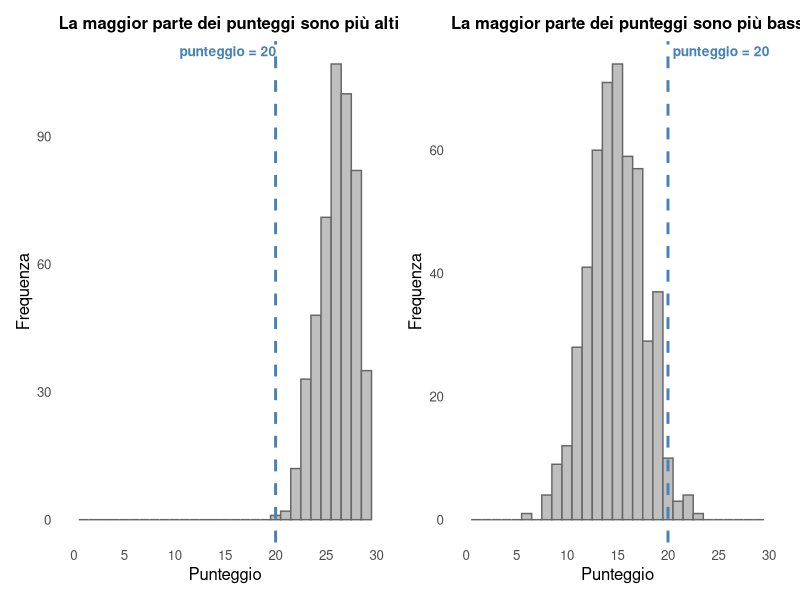
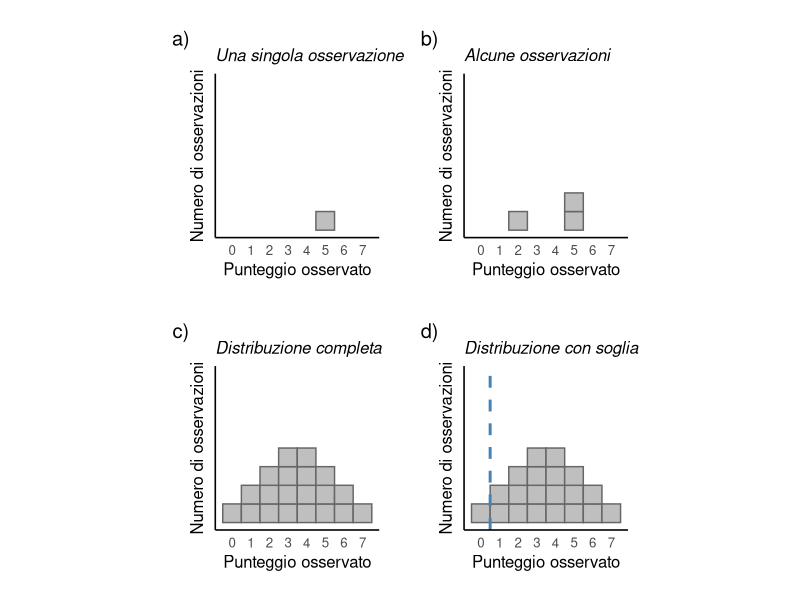
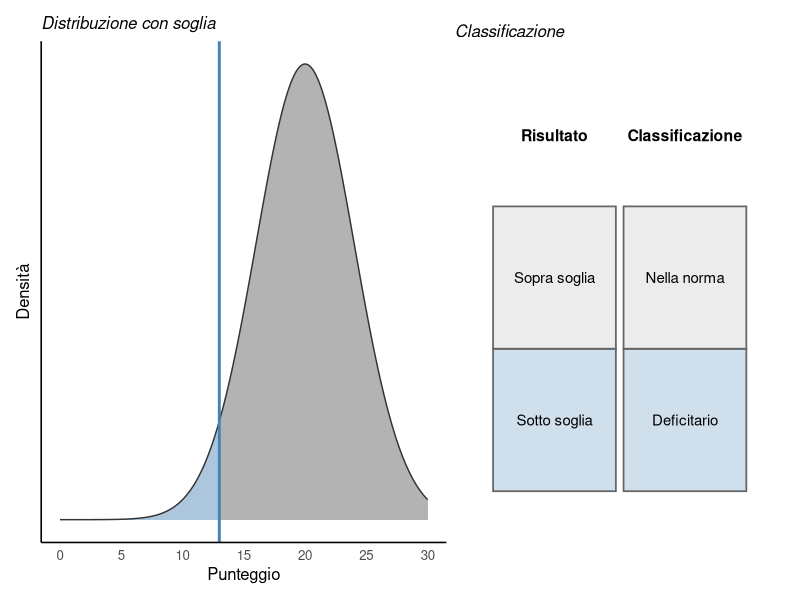
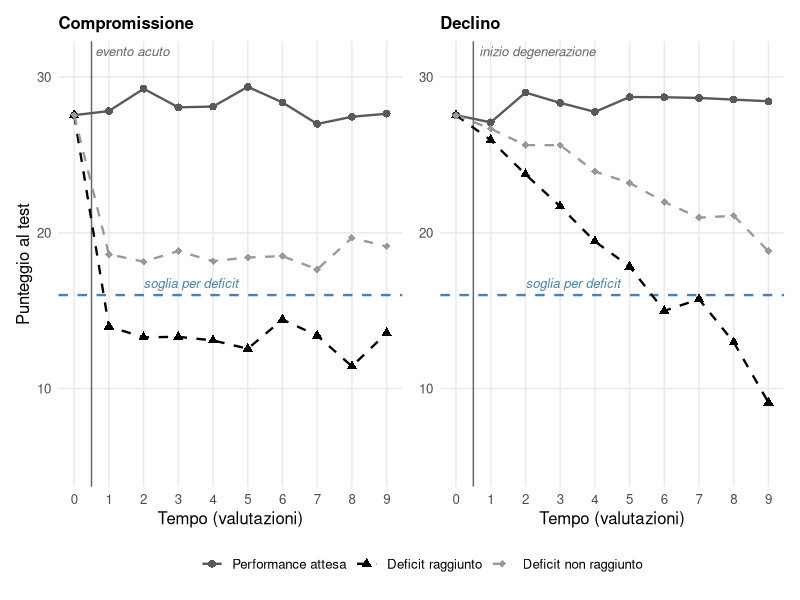
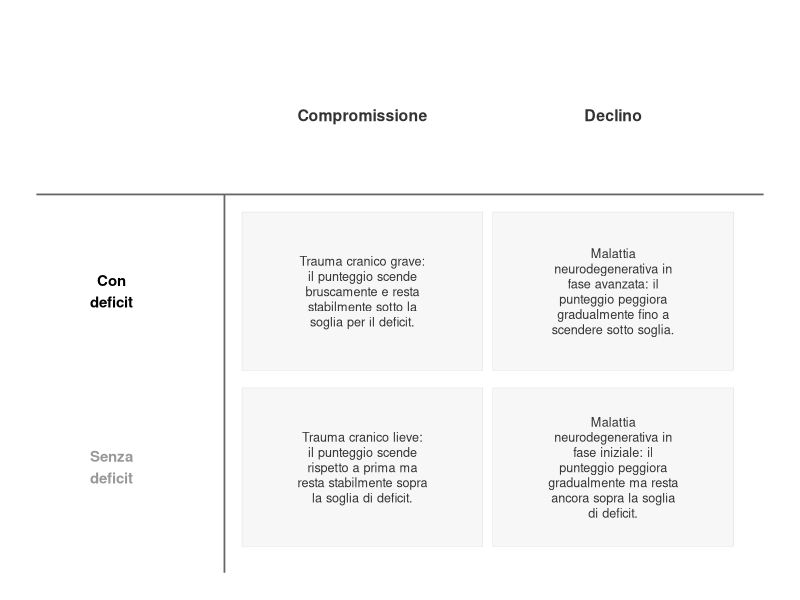
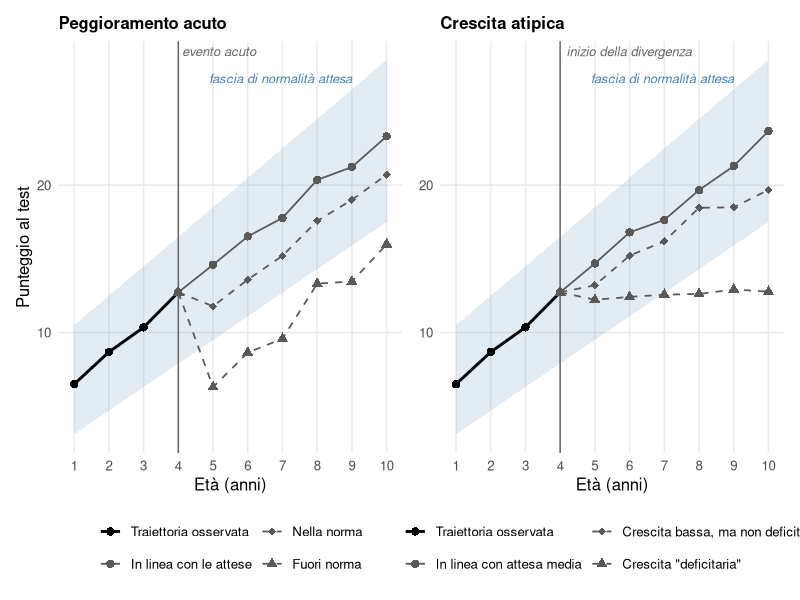

Write R code to recreate these figures, in order.
## ---- chunk 1
#| label: fig-punteggio-20
#| echo: false
#| warning: false
#| message: false
#| fig-cap: "Lo stesso punteggio (20) con due significati opposti, a seconda della distribuzione dei punteggi nel gruppo di riferimento (dati simulati). A sinistra, un test in cui la maggior parte delle persone ottiene punteggi relativamente alti: 20 cade nella coda bassa della distribuzione. A destra, un test in cui la maggior parte delle persone ottiene punteggi intorno a 15, quindi più bassi: lo stesso punteggio di 20 sarebbe considerato molto alto."
#| fig-width: 9
#| fig-height: 4
#| fig-dpi: 200
#| out-height: "250%"

library(ggplot2)
library(patchwork)

set.seed(42)
n <- 500

sim_facile <- data.frame(punteggio = rbinom(n, size = 30, prob = 0.87))
sim_difficile <- data.frame(punteggio = rbinom(n, size = 30, prob = 0.5))

tema_hist <- theme_minimal(base_size = 12) +
  theme(panel.grid.minor = element_blank(),
        panel.grid.major = element_blank(),
        plot.title = element_text(size = 12, face = "bold"))

evidenzia_20_dx <- list(
  geom_vline(xintercept = 20, colour = "steelblue", linewidth = 1, linetype = "dashed"),
  annotate("text", x = 20, y = Inf, label = "punteggio = 20", vjust = 1.5, hjust = -0.05,
           colour = "steelblue", fontface = "bold", size = 3.5),
  scale_x_continuous(limits = c(0, 30), breaks = seq(0, 30, 5)),
  labs(x = "Punteggio", y = "Frequenza")
)

evidenzia_20_sx <- list(
  geom_vline(xintercept = 20, colour = "steelblue", linewidth = 1, linetype = "dashed"),
  annotate("text", x = 10, y = Inf, label = "punteggio = 20", vjust = 1.5, hjust = -0.05,
           colour = "steelblue", fontface = "bold", size = 3.5),
  scale_x_continuous(limits = c(0, 30), breaks = seq(0, 30, 5)),
  labs(x = "Punteggio", y = "Frequenza")
)

p_facile <- ggplot(sim_facile, aes(x = punteggio)) +
  geom_histogram(binwidth = 1, boundary = -0.5, fill = "grey75", colour = "grey40") +
  evidenzia_20_sx +
  labs(title = "La maggior parte dei punteggi sono più alti") +
  tema_hist

p_difficile <- ggplot(sim_difficile, aes(x = punteggio)) +
  geom_histogram(binwidth = 1, boundary = -0.5, fill = "grey75", colour = "grey40") +
  evidenzia_20_dx +
  labs(title = "La maggior parte dei punteggi sono più bassi") +
  tema_hist

p_facile + p_difficile
## ---- chunk 2
#| label: fig-costruzione-istogramma
#| echo: false
#| warning: false
#| message: false
#| fig-cap: "Costruzione di una distribuzione di dati normativi a partire dalle singole osservazioni. In (a) è rappresentata una sola osservazione (punteggio = 5). In (b) sono rappresentate tre osservazioni (un punteggio di 2 e due punteggi di 5): ogni osservazione è visibile come un singolo quadratino, cosicché un punteggio ottenuto da più persone sia rappresentato da più quadratini impilati. In (c) è rappresentata una distribuzione completa, costruita impilando ogni singola osservazione di un ipotetico gruppo di riferimento di 20 persone. In (d) alla stessa distribuzione è stata aggiunta una soglia (linea verticale), che permette di distinguere le prestazioni considerate \"nella norma\" da quelle che non lo sono. (Adattato da Mondini, Mapelli, Arcara, Semeiotica e diagnosi neuropsicologica)"
#| fig-width: 8
#| fig-height: 6
#| fig-dpi: 200
#| out-width: "80%"

library(ggplot2)
library(patchwork)

# funzione ad hoc: aggiunge una singola osservazione ad un data.frame di
# quadratini, impilandola sopra le osservazioni già presenti per lo stesso
# punteggio. Usarla più volte (una per osservazione) rende facile
# aggiungere/togliere singole osservazioni per costruire ciascun pannello.
aggiungi_osservazione <- function(dati, punteggio) {
  n_gia_presenti <- sum(dati$punteggio == punteggio)
  nuova_osservazione <- data.frame(
    punteggio = punteggio,
    ymin = n_gia_presenti,
    ymax = n_gia_presenti + 1
  )
  rbind(dati, nuova_osservazione)
}

distanza_pannelli <- 15  # spazio tra i pannelli (punti): aumenta/diminuisci per più/meno distanza

tema_quadratini <- theme_minimal(base_size = 12) +
  theme(panel.grid = element_blank(),
        axis.text.y = element_blank(),
        axis.ticks.y = element_blank(),
        axis.line = element_line(colour = "black"),
        plot.title = element_text(size = 12, face = "italic"),
        plot.margin = margin(t = distanza_pannelli, r = distanza_pannelli,
                              b = distanza_pannelli, l = distanza_pannelli),
        aspect.ratio = 1)

disegna_quadratini <- function(dati, titolo) {
  ggplot(dati) +
    geom_rect(aes(xmin = punteggio - 0.5, xmax = punteggio + 0.5,
                   ymin = ymin, ymax = ymax),
              fill = "grey75", colour = "grey40") +
    scale_x_continuous(limits = c(-0.5, 7.5), breaks = 0:7) +
    scale_y_continuous(limits = c(0, 8)) +
    labs(x = "Punteggio osservato", y = "Numero di osservazioni", title = titolo) +
    tema_quadratini
}

# pannello a: una sola osservazione
dati_a <- data.frame(punteggio = numeric(0), ymin = numeric(0), ymax = numeric(0))
dati_a <- aggiungi_osservazione(dati_a, 5)

# pannello b: tre osservazioni
dati_b <- data.frame(punteggio = numeric(0), ymin = numeric(0), ymax = numeric(0))
dati_b <- aggiungi_osservazione(dati_b, 2)
dati_b <- aggiungi_osservazione(dati_b, 5)
dati_b <- aggiungi_osservazione(dati_b, 5)

# pannelli c e d: distribuzione completa (20 osservazioni)
dati_c <- data.frame(punteggio = numeric(0), ymin = numeric(0), ymax = numeric(0))
punteggi_completi <- rep(0:7, times = c(1, 2, 3, 4, 4, 3, 2, 1))
for (p in punteggi_completi) {
  dati_c <- aggiungi_osservazione(dati_c, p)
}

p_a <- disegna_quadratini(dati_a, "Una singola osservazione")
p_b <- disegna_quadratini(dati_b, "Alcune osservazioni")
p_c <- disegna_quadratini(dati_c, "Distribuzione completa")
p_d <- disegna_quadratini(dati_c, "Distribuzione con soglia") +
  geom_vline(xintercept = 0.5, linewidth = 1, colour = "steelblue", linetype=2)

(p_a + p_b) / (p_c + p_d) +
  plot_annotation(tag_levels = "a", tag_suffix = ")")
## ---- chunk 3
#| label: fig-classificazione-soglia
#| echo: false
#| warning: false
#| message: false
#| fig-cap: "Classificazione di un punteggio rispetto ad una soglia. A sinistra, la distribuzione dei punteggi nel gruppo di riferimento (dati simulati): l'area a destra della soglia (in grigio) corrisponde ai punteggi considerati \"nella norma\", l'area a sinistra della soglia (in blu) ai punteggi considerati \"deficitari\". A destra, la classificazione che ne risulta, a seconda che il punteggio osservato sia sopra o sotto la soglia."
#| fig-width: 9
#| fig-height: 4
#| fig-dpi: 200
#| out-width: "100%"

library(ggplot2)
library(patchwork)

soglia <- 13
media <- 20
sd_punteggio <- 4

colori_soglia <- c(sopra = "grey70", sotto = "steelblue")
alpha_soglia <- c(sopra = 1, sotto = 0.45)

# pannello sinistro: densità con soglia, colorata diversamente sopra/sotto soglia
x_sotto <- seq(0, soglia, length.out = 150)
x_sopra <- seq(soglia, 30, length.out = 150)
dens_sotto <- data.frame(punteggio = x_sotto,
                          densita = dnorm(x_sotto, mean = media, sd = sd_punteggio),
                          area = "sotto")
dens_sopra <- data.frame(punteggio = x_sopra,
                          densita = dnorm(x_sopra, mean = media, sd = sd_punteggio),
                          area = "sopra")
dens <- rbind(dens_sotto, dens_sopra)

dens_contorno <- data.frame(punteggio = seq(0, 30, length.out = 300))
dens_contorno$densita <- dnorm(dens_contorno$punteggio, mean = media, sd = sd_punteggio)

p_densita <- ggplot(dens, aes(x = punteggio, y = densita)) +
  geom_area(aes(fill = area, alpha = area), colour = NA) +
  geom_line(data = dens_contorno, colour = "grey20", linewidth = 0.5) +
  geom_vline(xintercept = soglia, linewidth = 1, colour = "steelblue") +
  scale_fill_manual(values = colori_soglia, guide = "none") +
  scale_alpha_manual(values = alpha_soglia, guide = "none") +
  scale_x_continuous(breaks = seq(0, 30, 5)) +
  labs(x = "Punteggio", y = "Densità", title = "Distribuzione con soglia") +
  theme_minimal(base_size = 12) +
  theme(panel.grid = element_blank(),
        axis.text.y = element_blank(),
        axis.ticks.y = element_blank(),
        axis.line = element_line(colour = "black"),
        plot.title = element_text(size = 12, face = "italic"))

# pannello destro: tabella risultato -> classificazione
col1 <- list(min = 0.3, max = 1.9, centro = 1.1)
col2 <- list(min = 2.0, max = 3.6, centro = 2.8)

celle_tabella <- data.frame(
  xmin = c(col1$min, col2$min, col1$min, col2$min),
  xmax = c(col1$max, col2$max, col1$max, col2$max),
  ymin = c(1.5, 1.5, 0.5, 0.5),
  ymax = c(2.5, 2.5, 1.5, 1.5),
  area = c("sopra", "sopra", "sotto", "sotto")
)

testo_tabella <- data.frame(
  x = c(col1$centro, col2$centro, col1$centro, col2$centro, col1$centro, col2$centro),
  y = c(3, 3, 2, 2, 1, 1),
  testo = c("Risultato", "Classificazione",
            "Sopra soglia", "Nella norma",
            "Sotto soglia", "Deficitario"),
  intestazione = c(TRUE, TRUE, FALSE, FALSE, FALSE, FALSE)
)

p_tabella <- ggplot() +
  geom_rect(data = celle_tabella,
            aes(xmin = xmin, xmax = xmax, ymin = ymin, ymax = ymax, fill = area),
            alpha = 0.25, colour = "grey40", linewidth = 0.6) +
  geom_text(data = subset(testo_tabella, intestazione),
            aes(x = x, y = y, label = testo), fontface = "bold", size = 4) +
  geom_text(data = subset(testo_tabella, !intestazione),
            aes(x = x, y = y, label = testo), size = 3.8, lineheight = 0.9) +
  scale_fill_manual(values = colori_soglia, guide = "none") +
  coord_cartesian(xlim = c(0, 4), ylim = c(0.3, 3.5)) +
  labs(title = "Classificazione") +
  theme_void(base_size = 12) +
  theme(plot.title = element_text(size = 12, face = "italic"))

p_densita + p_tabella + plot_layout(widths = c(1.2, 1))
## ---- chunk 4
#| label: fig-compromissione-declino
#| echo: false
#| warning: false
#| message: false
#| fig-cap: "Andamento simulato del punteggio a un test in dieci valutazioni ripetute nel tempo, per due casi di compromissione (a sinistra) e due casi di declino (a destra), con lo stesso schema di colori/simboli usato per le traiettorie ipotetiche nella @fig-traiettoria-sviluppo (solo nero o scale di grigio). Tutte le traiettorie partono dallo stesso punto, prima dell'evento acuto o dell'inizio della degenerazione (linea sottile verticale). Il profilo \"Performance attesa\" (cerchi, linea continua) rappresenta l'andamento, stabile nel tempo, di una persona senza peggioramento. Il caso \"Deficit non raggiunto\" (diamanti, linea tratteggiata) si allontana dalla prestazione attesa ma resta sempre sopra la soglia per il deficit (linea tratteggiata orizzontale). Il caso \"Deficit raggiunto\" (triangoli, linea tratteggiata) scende sotto la soglia: bruscamente e poi stabilmente a sinistra, gradualmente a destra."
#| fig-width: 9
#| fig-height: 4.5
#| fig-dpi: 200
#| out-width: "100%"

library(ggplot2)
library(patchwork)

set.seed(123)

# --- Parametro per includere (o no) l'errore di misurazione nel grafico ---
# Impostare FALSE per disegnare solo il punteggio "vero" sottostante, senza rumore
includi_errore_misura <- TRUE
sd_errore <- 0.8

# Funzione modulare: aggiunge (o no) l'errore di misurazione a una traiettoria di punteggi veri
aggiungi_errore_misura <- function(punteggio_vero, sd = sd_errore, includi = includi_errore_misura) {
  if (includi) {
    punteggio_vero + rnorm(length(punteggio_vero), mean = 0, sd = sd)
  } else {
    punteggio_vero
  }
}

soglia <- 16
n_tempi <- 10
tempi <- 0:(n_tempi - 1)

tema_traiettorie <- theme_minimal(base_size = 12) +
  theme(panel.grid.minor = element_blank(),
        plot.title = element_text(size = 12, face = "bold"),
        legend.position = "bottom")

soglia_layer <- list(
  geom_hline(yintercept = soglia, linetype = "dashed", colour = "steelblue", linewidth = 0.8),
  annotate("text", x = 2, y = soglia, label = "soglia per deficit", vjust = -0.7, hjust = 0,
           colour = "steelblue", fontface = "italic", size = 3.3)
)

# Schema di colori/simboli/linetype coerente con quello usato per le traiettorie ipotetiche
# nella @fig-traiettoria-sviluppo: solo nero o scale di grigio (niente azzurro), cerchio/linea
# continua per il profilo "in linea con le attese", diamante/tratteggiata per lo scarto che
# resta nella norma, triangolo/tratteggiata per lo scarto che raggiunge il deficit
colori_casi <- scale_colour_manual(values = c("Performance attesa" = "grey35",
                                               "Deficit raggiunto" = "black",
                                               "Deficit non raggiunto" = "grey60"))
forme_casi <- scale_shape_manual(values = c("Performance attesa" = 16,
                                             "Deficit raggiunto" = 17,
                                             "Deficit non raggiunto" = 18))
linee_casi <- scale_linetype_manual(values = c("Performance attesa" = "solid",
                                                "Deficit raggiunto" = "dashed",
                                                "Deficit non raggiunto" = "dashed"))

# Livello "vero" comune a tutte le traiettorie prima dell'evento/dell'inizio della degenerazione
# e valore stabile del profilo di prestazione attesa (nessun peggioramento): a differenza della
# traiettoria attesa crescente delle figure sull'età evolutiva, qui è piatto nel tempo
livello_iniziale <- 28
vero_attesa <- rep(livello_iniziale, n_tempi)

# Punto osservato a t0, condiviso da tutte le traiettorie (in entrambi i pannelli): prima
# dell'evento acuto o dell'inizio della degenerazione non c'è ancora nessuna differenza da
# osservare, quindi tutte le linee devono partire esattamente dallo stesso punto
punto_iniziale <- aggiungi_errore_misura(livello_iniziale)

# Funzione modulare per costruire una traiettoria che condivide con le altre lo stesso punto
# osservato a t0 ("punto_iniziale"), e prosegue poi con il proprio andamento "vero" (con il suo
# errore di misurazione indipendente) per le valutazioni successive
costruisci_traiettoria_condivisa <- function(vero) {
  c(punto_iniziale, aggiungi_errore_misura(vero[-1]))
}

# Linea sottile verticale che segna il momento dell'evento/inizio del peggioramento,
# posizionata subito dopo t0 (tra la prima e la seconda valutazione)
tempo_evento <- 0.5

evento_layer <- list(
  geom_vline(xintercept = tempo_evento, colour = "grey40", linewidth = 0.5),
  annotate("text", x = tempo_evento, y = Inf, label = "evento acuto", vjust = 1.5, hjust = -0.05,
           colour = "grey40", fontface = "italic", size = 3.3)
)

degenerazione_layer <- list(
  geom_vline(xintercept = tempo_evento, colour = "grey40", linewidth = 0.5),
  annotate("text", x = tempo_evento, y = Inf, label = "inizio degenerazione", vjust = 1.5, hjust = -0.05,
           colour = "grey40", fontface = "italic", size = 3.3)
)

# --- Pannello sinistro: compromissione (peggioramento improvviso e poi stabile) ---
# Tutte le traiettorie partono dallo stesso punto (livello_iniziale), prima dell'evento acuto
vero_compr_deficit    <- c(livello_iniziale, rep(13, n_tempi - 1))
vero_compr_no_deficit <- c(livello_iniziale, rep(19, n_tempi - 1))

dat_compr <- data.frame(
  tempo = rep(tempi, 3),
  punteggio = c(costruisci_traiettoria_condivisa(vero_attesa),
                costruisci_traiettoria_condivisa(vero_compr_deficit),
                costruisci_traiettoria_condivisa(vero_compr_no_deficit)),
  caso = rep(c("Performance attesa", "Deficit raggiunto", "Deficit non raggiunto"), each = n_tempi)
)
dat_compr$caso <- factor(dat_compr$caso, levels = c("Performance attesa", "Deficit raggiunto", "Deficit non raggiunto"))

p_compr <- ggplot(dat_compr, aes(x = tempo, y = punteggio, colour = caso, shape = caso, linetype = caso)) +
  soglia_layer +
  evento_layer +
  geom_line(linewidth = 0.8) +
  geom_point(size = 2.3) +
  colori_casi +
  forme_casi +
  linee_casi +
  scale_x_continuous(breaks = tempi) +
  coord_cartesian(ylim = c(5, 31)) +
  labs(title = "Compromissione", x = "Tempo (valutazioni)", y = "Punteggio al test", colour = NULL, shape = NULL, linetype = NULL) +
  tema_traiettorie

# --- Pannello destro: declino (peggioramento graduale e progressivo) ---
# Tutte le traiettorie partono dallo stesso punto (livello_iniziale), prima dell'inizio della degenerazione
vero_decl_deficit    <- livello_iniziale - (tempi / (n_tempi - 1)) * 18
vero_decl_no_deficit <- livello_iniziale - (tempi / (n_tempi - 1)) * 9

dat_decl <- data.frame(
  tempo = rep(tempi, 3),
  punteggio = c(costruisci_traiettoria_condivisa(vero_attesa),
                costruisci_traiettoria_condivisa(vero_decl_deficit),
                costruisci_traiettoria_condivisa(vero_decl_no_deficit)),
  caso = rep(c("Performance attesa", "Deficit raggiunto", "Deficit non raggiunto"), each = n_tempi)
)
dat_decl$caso <- factor(dat_decl$caso, levels = c("Performance attesa", "Deficit raggiunto", "Deficit non raggiunto"))

p_decl <- ggplot(dat_decl, aes(x = tempo, y = punteggio, colour = caso, shape = caso, linetype = caso)) +
  soglia_layer +
  degenerazione_layer +
  geom_line(linewidth = 0.8) +
  geom_point(size = 2.3) +
  colori_casi +
  forme_casi +
  linee_casi +
  scale_x_continuous(breaks = tempi) +
  coord_cartesian(ylim = c(5, 31)) +
  labs(title = "Declino", x = "Tempo (valutazioni)", y = NULL, colour = NULL, shape = NULL, linetype = NULL) +
  tema_traiettorie

p_compr + p_decl + plot_layout(guides = "collect") & theme(legend.position = "bottom")
## ---- chunk 5
#| label: fig-tabella-compromissione-declino
#| echo: false
#| warning: false
#| message: false
#| fig-cap: "Sintesi delle quattro combinazioni illustrate nella @fig-compromissione-declino (compromissione/declino, con/senza deficit) relativi ad un disturbo acquisito, con un esempio clinico per ciascuna. Le colonne seguono lo stesso ordine della figura precedente; le etichette di riga riprendono gli stessi colori usati lì per i due casi (nero = deficit raggiunto, grigio = deficit non raggiunto)."
#| fig-width: 7.5
#| fig-height: 4
#| fig-dpi: 200
#| out-width: "100%"

library(ggplot2)

# Contenuto della tabella: intestazioni di colonna, intestazioni di riga (colorate
# come nella @fig-compromissione-declino) e un esempio per ciascuna delle 4 celle
tabella_dat <- data.frame(
  x = c(1, 2, 0, 0, 1, 2, 1, 2),
  y = c(2, 2, 1, 0, 1, 1, 0, 0),
  tipo = c("intestazione_colonna", "intestazione_colonna",
           "intestazione_riga", "intestazione_riga",
           "cella", "cella", "cella", "cella"),
  colore = c("grey20", "grey20", "black", "grey60",
             "grey20", "grey20", "grey20", "grey20"),
  testo = c(
    "Compromissione", "Declino",
    "Con\ndeficit", "Senza\ndeficit",
    "Trauma cranico grave: il punteggio scende bruscamente e resta stabilmente sotto la soglia per il deficit.",
    "Malattia neurodegenerativa in fase avanzata: il punteggio peggiora gradualmente fino a scendere sotto soglia.",
    "Trauma cranico lieve: il punteggio scende rispetto a prima ma resta stabilmente sopra la soglia di deficit.",
    "Malattia neurodegenerativa in fase iniziale: il punteggio peggiora gradualmente ma resta ancora sopra la soglia di deficit."
  )
)

# Va a capo automatico del testo, solo per le celle di esempio (più lunghe)
tabella_dat$testo_wrap <- ifelse(
  tabella_dat$tipo == "cella",
  vapply(tabella_dat$testo, function(x) paste(strwrap(x, width = 24), collapse = "\n"), character(1)),
  tabella_dat$testo
)

celle_sfondo <- expand.grid(x = c(1, 2), y = c(0, 1))

ggplot() +
  geom_tile(data = celle_sfondo, aes(x = x, y = y), width = 0.96, height = 0.9,
            fill = "grey97", colour = "grey80") +
  geom_segment(aes(x = -0.3, xend = 2.6, y = 1.55, yend = 1.55), colour = "grey40", linewidth = 0.6) +
  geom_segment(aes(x = 0.45, xend = 0.45, y = -0.6, yend = 1.55), colour = "grey40", linewidth = 0.6) +
  geom_text(data = subset(tabella_dat, tipo == "cella"),
            aes(x = x, y = y, label = testo_wrap), size = 3.2, lineheight = 1, colour = "grey20") +
  geom_text(data = subset(tabella_dat, tipo == "intestazione_colonna"),
            aes(x = x, y = y, label = testo_wrap), size = 4, fontface = "bold", colour = "grey20") +
  geom_text(data = subset(tabella_dat, tipo == "intestazione_riga"),
            aes(x = x, y = y, label = testo_wrap, colour = colore), size = 3.8, fontface = "bold") +
  scale_colour_identity() +
  coord_cartesian(xlim = c(-0.3, 2.6), ylim = c(-0.6, 2.5), clip = "off") +
  theme_void()
## ---- chunk 6
#| label: fig-traiettoria-sviluppo
#| echo: false
#| warning: false
#| message: false
#| fig-cap: "Traiettoria di sviluppo simulata (linea nera, punti pieni) dalla valutazione a 1 anno fino alla valutazione più recente, a 4 anni, identica nei due pannelli. Da qui si diramano tre traiettorie future ipotetiche per pannello, tutte in grigio scuro e incluse nella stessa legenda della traiettoria osservata. A sinistra (Peggioramento acuto): un evento acuto (linea verticale) può causare un peggioramento improvviso del punteggio; una traiettoria non ne risente e prosegue come atteso (cerchi, linea continua), una scende ma resta entro la fascia di normalità (diamanti, linea tratteggiata), una scende al punto da uscire subito dalla fascia e vi resta (triangoli, linea tratteggiata). A destra (Crescita atipica): dallo stesso punto (linea verticale \"inizio della divergenza\") la crescita può proseguire in linea con l'attesa (cerchi, linea continua), rallentare restando comunque entro la fascia (diamanti, linea tratteggiata), oppure allontanarsene gradualmente fino a uscirne (triangoli, linea tratteggiata). La fascia colorata rappresenta, in entrambi i pannelli, l'intervallo di normalità (soglia superiore e inferiore) atteso dal gruppo di riferimento per ciascuna età."
#| fig-width: 10
#| fig-height: 5.5
#| fig-dpi: 200
#| out-width: "100%"

library(ggplot2)
library(patchwork)

set.seed(100)

# --- Parametro per includere (o no) l'errore di misurazione nelle traiettorie ---
# Impostare FALSE per disegnare solo le traiettorie "vere" sottostanti, senza rumore
includi_errore_misura <- TRUE
sd_errore <- 0.6

# --- Parametro per mostrare (o no) la linea verticale che segna il momento della diramazione ---
mostra_linea_evento <- TRUE

# --- Parametro per impostare l'età (in anni) in cui avviene la diramazione, condiviso da
# entrambi i pannelli: qualunque valore tra 1 e max(eta) - 1, ad esempio anche 1 o 2 ---
eta_diramazione <- 4   # ultima valutazione nota, da cui si "diramano" le traiettorie future

# Funzione modulare: aggiunge (o no) l'errore di misurazione a una traiettoria di punteggi veri
aggiungi_errore_misura <- function(valori, sd = sd_errore, includi = includi_errore_misura) {
  if (includi) {
    valori + rnorm(length(valori), mean = 0, sd = sd)
  } else {
    valori
  }
}

eta <- 1:10

# Traiettoria attesa dal gruppo di riferimento, con fascia di normalità (soglie superiore e
# inferiore): condivisa da entrambi i pannelli
traiettoria_attesa <- 5 + 1.8 * eta
banda_ampiezza <- 3.5 + 0.2 * eta

dat_banda <- data.frame(
  eta = eta,
  attesa = traiettoria_attesa,
  soglia_sup = traiettoria_attesa + banda_ampiezza,
  soglia_inf = traiettoria_attesa - banda_ampiezza
)

banda_layer <- list(
  geom_ribbon(data = dat_banda, aes(x = eta, ymin = soglia_inf, ymax = soglia_sup),
              fill = "steelblue", alpha = 0.15, inherit.aes = FALSE),
  annotate("text", x = 9, y = dat_banda$soglia_sup[dat_banda$eta == 9], label = "fascia di normalità attesa",
           hjust = 1, vjust = -0.6, colour = "steelblue", fontface = "italic", size = 3.3)
)

# Traiettoria osservata (nera): sviluppo reale fino alla valutazione attuale, condivisa da
# entrambi i pannelli. Entra anche lei nella variabile "traiettoria", come livello aggiuntivo,
# così da comparire nella stessa legenda delle traiettorie future ipotetiche
eta_oss <- 1:eta_diramazione
dat_oss <- data.frame(
  eta = eta_oss,
  punteggio = aggiungi_errore_misura(5 + 1.8 * eta_oss),
  traiettoria = "Traiettoria osservata"
)

punto_diramazione <- dat_oss$punteggio[dat_oss$eta == eta_diramazione]

# Funzione modulare per la linea verticale (opzionale, vedi "mostra_linea_evento") che segna la
# diramazione, con etichetta specifica per ciascun pannello (come "evento acuto"/"inizio
# degenerazione" nella @fig-compromissione-declino)
linea_diramazione_layer <- function(etichetta) {
  if (!mostra_linea_evento) return(NULL)
  list(
    geom_vline(xintercept = eta_diramazione, colour = "grey40", linewidth = 0.5),
    annotate("text", x = eta_diramazione, y = Inf, label = etichetta,
             vjust = 1.5, hjust = -0.05, colour = "grey40", fontface = "italic", size = 3.3)
  )
}

# --- Pannello sinistro: peggioramento acuto ---

# Funzione modulare per costruire una traiettoria che, subito dopo l'evento acuto, scende di
# "entita_peggioramento" punti rispetto alla crescita attesa, e da lì prosegue con un tasso di
# crescita "rate" rispetto a quella attesa dal gruppo di riferimento (rate = 1, il valore di
# default, significa che lo scarto dalla norma introdotto dall'evento resta costante nel tempo)
costruisci_traiettoria_con_peggioramento_acuto <- function(entita_peggioramento, rate = 1, etichetta) {
  eta_futuro <- (eta_diramazione + 1):max(eta)
  incremento_atteso <- (5 + 1.8 * eta_futuro) - (5 + 1.8 * eta_diramazione)
  valore_dopo_evento <- punto_diramazione - entita_peggioramento
  valori_futuri <- aggiungi_errore_misura(valore_dopo_evento + rate * incremento_atteso)
  data.frame(
    eta = c(eta_diramazione, eta_futuro),
    punteggio = c(punto_diramazione, valori_futuri),
    traiettoria = etichetta
  )
}

dat_evento <- rbind(
  dat_oss,
  costruisci_traiettoria_con_peggioramento_acuto(entita_peggioramento = 0.0, rate = 1, etichetta = "In linea con le attese"),
  costruisci_traiettoria_con_peggioramento_acuto(entita_peggioramento = 2.8, rate = 1, etichetta = "Nella norma"),
  costruisci_traiettoria_con_peggioramento_acuto(entita_peggioramento = 8.0, rate = 1, etichetta = "Fuori norma")
)
dat_evento$traiettoria <- factor(dat_evento$traiettoria,
                                  levels = c("Traiettoria osservata", "In linea con le attese", "Nella norma", "Fuori norma"))

p_evento <- ggplot(dat_evento, aes(x = eta, y = punteggio, colour = traiettoria, group = traiettoria)) +
  banda_layer +
  linea_diramazione_layer("evento acuto") +
  geom_line(aes(linetype = traiettoria, linewidth = traiettoria)) +
  geom_point(aes(shape = traiettoria), size = 2.5) +
  scale_colour_manual(name = NULL, values = c("Traiettoria osservata" = "black", "In linea con le attese" = "grey35",
                                               "Nella norma" = "grey35", "Fuori norma" = "grey35")) +
  scale_linetype_manual(name = NULL, values = c("Traiettoria osservata" = "solid", "In linea con le attese" = "solid",
                                                 "Nella norma" = "dashed", "Fuori norma" = "dashed")) +
  scale_shape_manual(name = NULL, values = c("Traiettoria osservata" = 16, "In linea con le attese" = 16,
                                              "Nella norma" = 18, "Fuori norma" = 17)) +
  scale_linewidth_manual(name = NULL, values = c("Traiettoria osservata" = 1, "In linea con le attese" = 0.6,
                                                  "Nella norma" = 0.6, "Fuori norma" = 0.6)) +
  scale_x_continuous(breaks = eta) +
  labs(title = "Peggioramento acuto", x = "Età (anni)", y = "Punteggio al test") +
  guides(colour = guide_legend(nrow = 2), linetype = guide_legend(nrow = 2),
         shape = guide_legend(nrow = 2), linewidth = guide_legend(nrow = 2)) +
  theme_minimal(base_size = 12) +
  theme(panel.grid.minor = element_blank(),
        plot.title = element_text(size = 12, face = "bold"),
        legend.position = "bottom")

# --- Pannello destro: crescita atipica (graduale) ---

# Funzione modulare per costruire una traiettoria futura ipotetica, che parte dal punto di
# diramazione e cresce con un tasso "rate" rispetto alla crescita attesa dal gruppo di riferimento
# (rate = 1 significa crescita in linea con le attese, rate = 0 significa prestazione stabile)
costruisci_traiettoria_futura <- function(rate, etichetta) {
  eta_futuro <- (eta_diramazione + 1):max(eta)
  incremento_atteso <- (5 + 1.8 * eta_futuro) - (5 + 1.8 * eta_diramazione)
  valori_futuri <- aggiungi_errore_misura(punto_diramazione + rate * incremento_atteso)
  data.frame(
    eta = c(eta_diramazione, eta_futuro),
    punteggio = c(punto_diramazione, valori_futuri),
    traiettoria = etichetta
  )
}

dat_crescita <- rbind(
  dat_oss,
  costruisci_traiettoria_futura(rate = 1.00, etichetta = "In linea con attesa media"),
  costruisci_traiettoria_futura(rate = 0.65, etichetta = "Crescita bassa, ma non deficitaria"),
  costruisci_traiettoria_futura(rate = -0.05, etichetta = "Crescita \"deficitaria\"")
)
dat_crescita$traiettoria <- factor(dat_crescita$traiettoria,
                                    levels = c("Traiettoria osservata", "In linea con attesa media",
                                               "Crescita bassa, ma non deficitaria", "Crescita \"deficitaria\""))

p_crescita <- ggplot(dat_crescita, aes(x = eta, y = punteggio, colour = traiettoria, group = traiettoria)) +
  banda_layer +
  linea_diramazione_layer("inizio della divergenza") +
  geom_line(aes(linetype = traiettoria, linewidth = traiettoria)) +
  geom_point(aes(shape = traiettoria), size = 2.5) +
  scale_colour_manual(name = NULL, values = c("Traiettoria osservata" = "black", "In linea con attesa media" = "grey35",
                                               "Crescita bassa, ma non deficitaria" = "grey35", "Crescita \"deficitaria\"" = "grey35")) +
  scale_linetype_manual(name = NULL, values = c("Traiettoria osservata" = "solid", "In linea con attesa media" = "solid",
                                                 "Crescita bassa, ma non deficitaria" = "dashed", "Crescita \"deficitaria\"" = "dashed")) +
  scale_shape_manual(name = NULL, values = c("Traiettoria osservata" = 16, "In linea con attesa media" = 16,
                                              "Crescita bassa, ma non deficitaria" = 18, "Crescita \"deficitaria\"" = 17)) +
  scale_linewidth_manual(name = NULL, values = c("Traiettoria osservata" = 1, "In linea con attesa media" = 0.6,
                                                  "Crescita bassa, ma non deficitaria" = 0.6, "Crescita \"deficitaria\"" = 0.6)) +
  scale_x_continuous(breaks = eta) +
  labs(title = "Crescita atipica", x = "Età (anni)", y = NULL) +
  guides(colour = guide_legend(nrow = 2), linetype = guide_legend(nrow = 2),
         shape = guide_legend(nrow = 2), linewidth = guide_legend(nrow = 2)) +
  theme_minimal(base_size = 12) +
  theme(panel.grid.minor = element_blank(),
        plot.title = element_text(size = 12, face = "bold"),
        legend.position = "bottom")

# Le categorie ipotetiche sono diverse nei due pannelli (narrativamente specifiche per ciascun
# caso), quindi qui non si usa plot_layout(guides = "collect"): ogni pannello mantiene la sua
# legenda, coerente con le proprie etichette
p_evento + p_crescita
